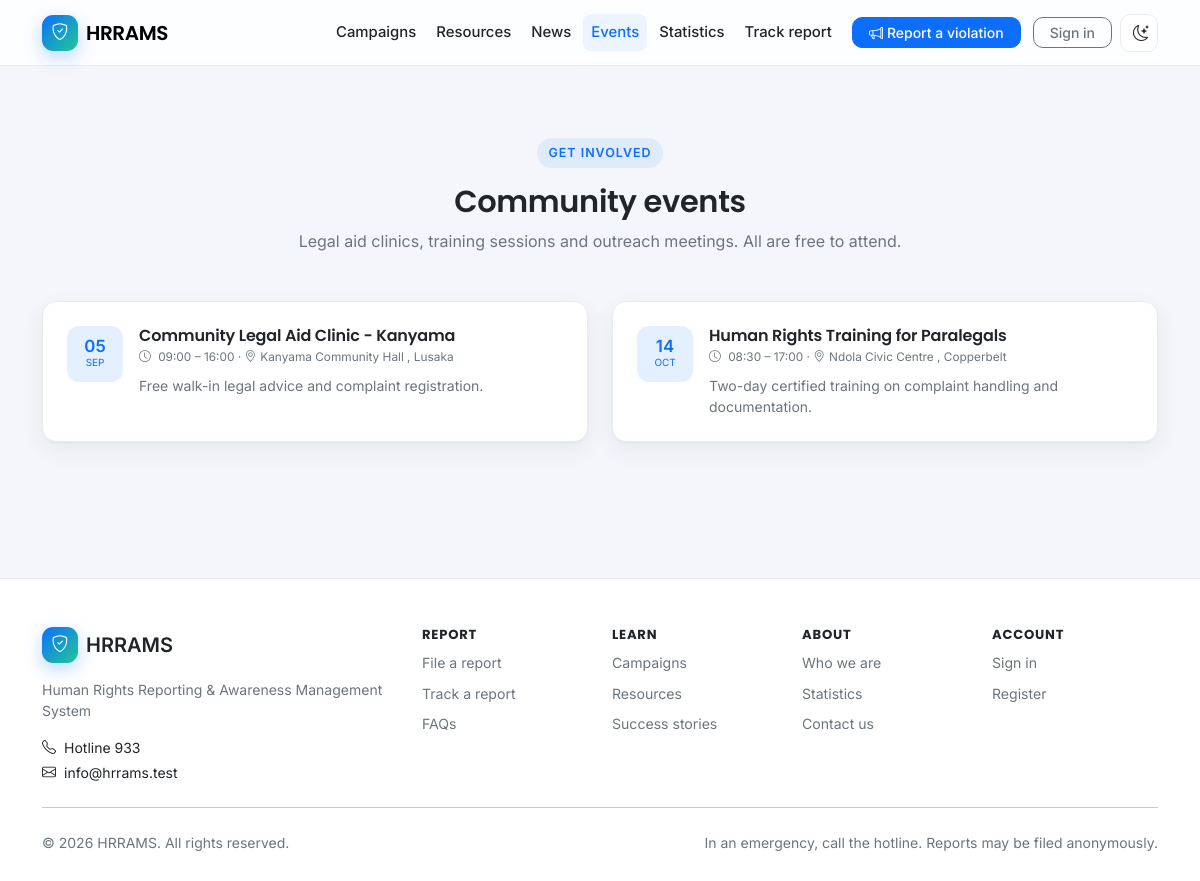
The app's page /events with its own data.
### tables this page shows
CREATE TABLE events (
  id            BIGINT UNSIGNED AUTO_INCREMENT PRIMARY KEY,
  title         VARCHAR(200) NOT NULL,
  description   TEXT         NULL,
  venue         VARCHAR(200) NULL,
  province_id   INT UNSIGNED NULL,
  starts_at     DATETIME     NOT NULL,
  ends_at       DATETIME     NULL,
  capacity      INT UNSIGNED NULL,
  status        ENUM('draft','published','cancelled','completed') NOT NULL DEFAULT 'draft',
  created_at    DATETIME     NOT NULL DEFAULT CURRENT_TIMESTAMP,
  updated_at    DATETIME     NULL ON UPDATE CURRENT_TIMESTAMP,
  created_by    INT UNSIGNED NULL,
  updated_by    INT UNSIGNED NULL,
  deleted_at    DATETIME     NULL,
  KEY idx_ev_start (starts_at),
  CONSTRAINT fk_ev_prov FOREIGN KEY (province_id) REFERENCES provinces(id)
);

CREATE TABLE provinces (
  id            INT UNSIGNED AUTO_INCREMENT PRIMARY KEY,
  name          VARCHAR(100) NOT NULL,
  code          VARCHAR(10)  NULL,
  created_at    DATETIME     NOT NULL DEFAULT CURRENT_TIMESTAMP,
  updated_at    DATETIME     NULL ON UPDATE CURRENT_TIMESTAMP,
  deleted_at    DATETIME     NULL,
  UNIQUE KEY uq_prov_name (name)
);

CREATE TABLE settings (
  id            INT UNSIGNED AUTO_INCREMENT PRIMARY KEY,
  skey          VARCHAR(100) NOT NULL,
  svalue        TEXT         NULL,
  stype         ENUM('string','int','bool','json') NOT NULL DEFAULT 'string',
  group_name    VARCHAR(60)  NOT NULL DEFAULT 'general',
  created_at    DATETIME     NOT NULL DEFAULT CURRENT_TIMESTAMP,
  updated_at    DATETIME     NULL ON UPDATE CURRENT_TIMESTAMP,
  updated_by    INT UNSIGNED NULL,
  deleted_at    DATETIME     NULL,
  UNIQUE KEY uq_settings_key (skey)
);

### app/Views/awareness/events.php (the view, shortened to what the rows shown need)
<section class="section">
  <div class="container">
    <div class="text-center mb-5">
      <span class="eyebrow">Get involved</span>
      <h1 class="section-title fw-semibold mt-3 mb-2">Community events</h1>
      <p class="text-muted mx-auto" style="max-width:42rem">
        Legal aid clinics, training sessions and outreach meetings. All are free to attend.
      </p>
    </div>
    <?php if ($events === []): ?>
      <div class="card">
        <div class="empty-state"><i class="bi bi-calendar-x"></i>No upcoming events are scheduled.</div>
      </div>
    <?php else: ?>
      <div class="row g-4">
        <?php foreach ($events as $event): ?>
          <div class="col-md-6">
            <article class="card h-100 p-4">
              <div class="d-flex gap-3">
                <div class="text-center flex-shrink-0">
                  <div class="stat-icon tint-primary mx-auto" style="width:56px;height:56px">
                    <div>
                      <div class="fw-semibold" style="font-size:1.05rem;line-height:1">
                        <?= e(date('d', strtotime((string)$event['starts_at']))) ?>
                      </div>
                      <div style="font-size:.62rem;text-transform:uppercase">
                        <?= e(date('M', strtotime((string)$event['starts_at']))) ?>
                      </div>
                    </div>
                  </div>
                </div>
                <div>
                  <h2 class="h6 fw-semibold mb-1"><?= e($event['title']) ?></h2>
                  <p class="text-muted fs-tiny mb-2">
                    <i class="bi bi-clock me-1"></i>
                    <?= e(date('H:i', strtotime((string)$event['starts_at']))) ?>
                    <?php if ($event['ends_at']): ?>
                      – <?= e(date('H:i', strtotime((string)$event['ends_at']))) ?>
                    <?php endif; ?>
                    <?php if ($event['venue']): ?>
                      · <i class="bi bi-geo-alt me-1"></i><?= e($event['venue']) ?>
                    <?php endif; ?>
                    <?php if ($event['province_name']): ?>
                      , <?= e($event['province_name']) ?>
                    <?php endif; ?>
                  </p>
                  <?php if ($event['description']): ?>
                    <p class="text-muted small mb-0"><?= e(excerpt($event['description'], 150)) ?></p>
                  <?php endif; ?>
                </div>
              </div>
            </article>
          </div>
        <?php endforeach; ?>
      </div>
    <?php endif; ?>
  </div>
</section>

### app/Core/Router.php (shortened to what the rows shown need)
<?php
final class Router
{
    private array $routes = ['GET' => [], 'POST' => [], 'PUT' => [], 'PATCH' => [], 'DELETE' => []];
    private function add(string $method, string $pattern, array $handler, array $middleware): void
    {
        $this->routes[$method][] = [
            'pattern'    => '/' . trim($pattern, '/'),
            'handler'    => $handler,
            'middleware' => $middleware,
        ];
    }
    public function dispatch(): void
    {
        $method = Request::method();
        $path   = Request::path();
        foreach ($this->routes[$method] ?? [] as $route) {
            $params = $this->match($route['pattern'], $path);
            if ($params === null) {
                continue;
            }
            [$class, $action] = $route['handler'];
            (new $fqcn())->{$action}(...array_values($params));
            return;
        }
    }
    private function match(string $pattern, string $path): ?array
    {
        if ($pattern === $path) {
            return [];
        }
        $pSeg = explode('/', trim($pattern, '/'));
        $uSeg = explode('/', trim($path, '/'));
        if (count($pSeg) !== count($uSeg)) {
            return null;
        }
        $params = [];
        foreach ($pSeg as $i => $segment) {
            if ($segment !== $uSeg[$i]) {
                return null;
            }
        }
        return $params;
    }
}

### app/Views/layouts/public.php (shortened to what the rows shown need)
<?php
$siteName = (string)Setting::get('site_name', 'HRRAMS');
?>
<!doctype html>
<html lang="en" data-bs-theme="light">
<head>
<link href="https://cdn.jsdelivr.net/npm/bootstrap@5.3.3/dist/css/bootstrap.min.css" rel="stylesheet">
<link href="https://cdn.jsdelivr.net/npm/bootstrap-icons@1.11.3/font/bootstrap-icons.min.css" rel="stylesheet">
<link href="<?= e(asset('css/app.css')) ?>" rel="stylesheet">
</head>
<body class="site-public">
<nav class="navbar navbar-expand-lg site-nav sticky-top">
  <div class="container">
    <a class="navbar-brand d-flex align-items-center gap-2" href="<?= e(url('/')) ?>">
      <span class="brand-mark"><i class="bi bi-shield-check"></i></span>
      <span class="brand-text"><?= e($siteName) ?></span>
    </a>
    <div class="collapse navbar-collapse" id="nav">
      <ul class="navbar-nav ms-auto align-items-lg-center gap-lg-1">
        <li class="nav-item"><a class="nav-link<?= activeIf('campaigns') ?>" href="<?= e(url('campaigns')) ?>">Campaigns</a></li>
        <li class="nav-item"><a class="nav-link<?= activeIf('resources') ?>" href="<?= e(url('resources')) ?>">Resources</a></li>
        <li class="nav-item"><a class="nav-link<?= activeIf('news') ?>" href="<?= e(url('news')) ?>">News</a></li>
        <li class="nav-item"><a class="nav-link<?= activeIf('events') ?>" href="<?= e(url('events')) ?>">Events</a></li>
        <li class="nav-item"><a class="nav-link<?= activeIf('statistics') ?>" href="<?= e(url('statistics')) ?>">Statistics</a></li>
        <li class="nav-item"><a class="nav-link<?= activeIf('track') ?>" href="<?= e(url('track')) ?>">Track report</a></li>
        <li class="nav-item ms-lg-2">
          <a class="btn btn-primary btn-sm px-3" href="<?= e(url('report')) ?>">
            <i class="bi bi-megaphone me-1"></i>Report a violation
          </a>
        </li>
        <?php if (Auth::check()): ?>
          <li class="nav-item ms-lg-2">
            <a class="btn btn-outline-secondary btn-sm px-3" href="<?= e(url(Auth::homeRoute())) ?>">
              <i class="bi bi-speedometer2 me-1"></i>My area
            </a>
          </li>
        <?php else: ?>
          <li class="nav-item ms-lg-2">
            <a class="btn btn-outline-secondary btn-sm px-3" href="<?= e(url('login')) ?>">Sign in</a>
          </li>
        <?php endif; ?>
        <li class="nav-item ms-lg-1">
          <button class="btn btn-icon" type="button" id="themeToggle" aria-label="Toggle dark mode">
            <i class="bi bi-moon-stars"></i>
          </button>
        </li>
      </ul>
    </div>
  </div>
</nav>
<main id="main">
  <?= $content ?>
</main>
<footer class="site-footer">
  <div class="container">
    <div class="row g-4">
      <div class="col-lg-4">
        <div class="d-flex align-items-center gap-2 mb-3">
          <span class="brand-mark"><i class="bi bi-shield-check"></i></span>
          <span class="fw-semibold fs-5"><?= e($siteName) ?></span>
        </div>
        <p class="text-muted small mb-3"><?= e(Setting::get('site_tagline', '')) ?></p>
        <p class="small mb-1"><i class="bi bi-telephone me-2"></i>Hotline <?= e(Setting::get('hotline', '933')) ?></p>
        <p class="small mb-0"><i class="bi bi-envelope me-2"></i><?= e(Setting::get('contact_email', '')) ?></p>
      </div>
      <div class="col-6 col-lg-2">
        <h6 class="footer-title">Report</h6>
        <ul class="footer-links">
          <li><a href="<?= e(url('report')) ?>">File a report</a></li>
          <li><a href="<?= e(url('track')) ?>">Track a report</a></li>
          <li><a href="<?= e(url('faqs')) ?>">FAQs</a></li>
        </ul>
      </div>
      <div class="col-6 col-lg-2">
        <h6 class="footer-title">Learn</h6>
        <ul class="footer-links">
          <li><a href="<?= e(url('campaigns')) ?>">Campaigns</a></li>
          <li><a href="<?= e(url('resources')) ?>">Resources</a></li>
          <li><a href="<?= e(url('stories')) ?>">Success stories</a></li>
        </ul>
      </div>
      <div class="col-6 col-lg-2">
        <h6 class="footer-title">About</h6>
        <ul class="footer-links">
          <li><a href="<?= e(url('about')) ?>">Who we are</a></li>
          <li><a href="<?= e(url('statistics')) ?>">Statistics</a></li>
          <li><a href="<?= e(url('contact')) ?>">Contact us</a></li>
        </ul>
      </div>
      <div class="col-6 col-lg-2">
        <h6 class="footer-title">Account</h6>
        <ul class="footer-links">
          <li><a href="<?= e(url('login')) ?>">Sign in</a></li>
          <li><a href="<?= e(url('register')) ?>">Register</a></li>
        </ul>
      </div>
    </div>
    <hr class="my-4">
    <div class="d-flex flex-wrap justify-content-between gap-2 small text-muted">
      <span>&copy; <?= date('Y') ?> <?= e($siteName) ?>. All rights reserved.</span>
      <span>In an emergency, call the hotline. Reports may be filed anonymously.</span>
    </div>
  </div>
</footer>
</body>
</html>

### records on screen
events: starts_at "05", starts_at "SEP", title "Community Legal Aid Clinic - Kanyama", starts_at "09:00", ends_at "16:00", venue "Kanyama Community Hall", province.name "Lusaka", description "Free walk-in legal advice and complaint registration."
events: starts_at "14", starts_at "OCT", title "Human Rights Training for Paralegals", starts_at "08:30", ends_at "17:00", venue "Ndola Civic Centre", province.name "Copperbelt", description "Two-day certified training on complaint handling and documentation."
settings: svalue "Human Rights Reporting & Awareness Management System"
settings: svalue "933"
settings: svalue "info@hrrams.test"

### other values on screen
$siteName "HRRAMS"
